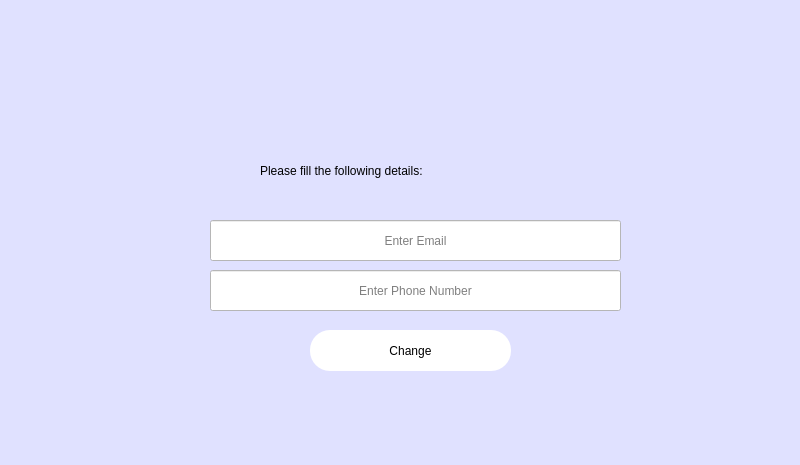
<?xml version="1.0" encoding="UTF-8"?>
<ui version="4.0">
 <class>change_num</class>
 <widget class="QDialog" name="change_num">
  <property name="geometry">
   <rect>
    <x>0</x>
    <y>0</y>
    <width>800</width>
    <height>465</height>
   </rect>
  </property>
  <property name="windowTitle">
   <string>iCardSIS</string>
  </property>
  <property name="styleSheet">
   <string notr="true">background-color: rgb(224, 225, 255);</string>
  </property>
  <widget class="QLabel" name="label_please">
   <property name="geometry">
    <rect>
     <x>260</x>
     <y>150</y>
     <width>311</width>
     <height>41</height>
    </rect>
   </property>
   <property name="styleSheet">
    <string notr="true">font: 700 14pt &quot;Times New Roman&quot;;</string>
   </property>
   <property name="text">
    <string>Please fill the following details:</string>
   </property>
  </widget>
  <widget class="QLabel" name="label">
   <property name="geometry">
    <rect>
     <x>320</x>
     <y>0</y>
     <width>150</width>
     <height>150</height>
    </rect>
   </property>
   <property name="text">
    <string/>
   </property>
   <property name="pixmap">
    <pixmap resource="resource.qrc">:/image/images/4.jpg</pixmap>
   </property>
   <property name="scaledContents">
    <bool>true</bool>
   </property>
  </widget>
  <widget class="QLineEdit" name="lineEdit_askEmail">
   <property name="geometry">
    <rect>
     <x>210</x>
     <y>220</y>
     <width>411</width>
     <height>41</height>
    </rect>
   </property>
   <property name="styleSheet">
    <string notr="true">background-color: rgb(255, 255, 255);
color: rgb(0, 0, 0);</string>
   </property>
   <property name="text">
    <string/>
   </property>
   <property name="alignment">
    <set>Qt::AlignCenter</set>
   </property>
   <property name="placeholderText">
    <string>Enter Email</string>
   </property>
  </widget>
  <widget class="QPushButton" name="pushButton_change">
   <property name="geometry">
    <rect>
     <x>310</x>
     <y>330</y>
     <width>201</width>
     <height>41</height>
    </rect>
   </property>
   <property name="styleSheet">
    <string notr="true">QPushButton{color: black;

border-radius: 20px;
font: 700 13pt Times New Roman;
background-color: white

}
QPushButton:pressed{background-color: rgb(170, 0, 0);}</string>
   </property>
   <property name="text">
    <string>Change</string>
   </property>
  </widget>
  <widget class="QLineEdit" name="lineEdit_asknum">
   <property name="geometry">
    <rect>
     <x>210</x>
     <y>270</y>
     <width>411</width>
     <height>41</height>
    </rect>
   </property>
   <property name="styleSheet">
    <string notr="true">background-color: rgb(255, 255, 255);
color: rgb(0, 0, 0);</string>
   </property>
   <property name="text">
    <string/>
   </property>
   <property name="alignment">
    <set>Qt::AlignCenter</set>
   </property>
   <property name="placeholderText">
    <string>Enter Phone Number</string>
   </property>
  </widget>
 </widget>
 <resources>
  <include location="resource.qrc"/>
 </resources>
 <connections/>
</ui>
